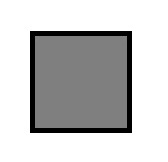
%> input picture input/vuong3.jpg, 168 x 162 px
$ octave Ex09_detect_pattern.m   (GNU Octave 9; MATLAB toolbox functions it lacks are replaced by stand-ins)
%> lines starting %> are read from the running program, lines starting %| are printed output that depends on the picture; in (x1, y1, x2, y2) boxes, pixels count from 0 and x2, y2 are one past the last pixel; in counts of white or black regions, pixels touching at a corner belong together; the program's own positions count from 1
close all;
% doc hinh vuong vao de nhan dang
square1 = imread('vuong3.jpg');
%> square1 is the input picture: size 162x168x3 uint8; min 0, max 255, mean 197
square = rgb2gray(square1);
figure(1);
subplot(121);
imshow(square1);
title('Image of a square');
%% doc hinh goc vao de tim kiem va nhan dang
Imagesoure1 = imread('Imgsource.jpg');
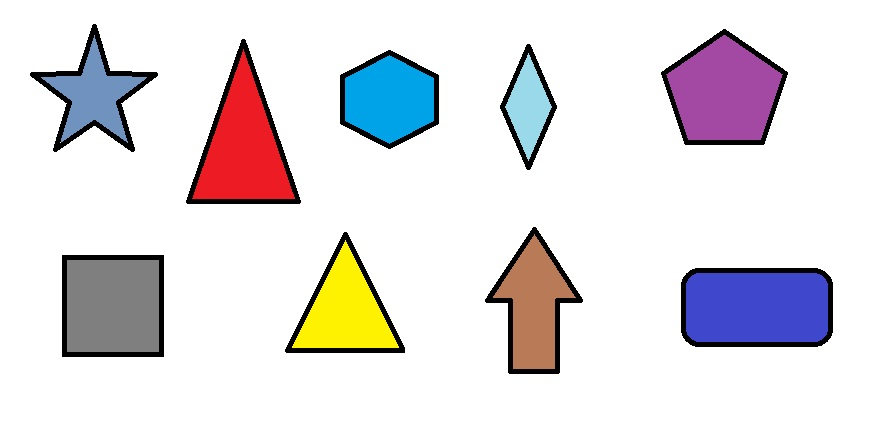
%> input picture input/Imgsource.jpg, 869 x 425 px
%> Imagesoure1 is the input picture: size 425x869x3 uint8; mean R, G, B 225.5, 221.5, 224.6
Imagesource = rgb2gray(Imagesoure1);
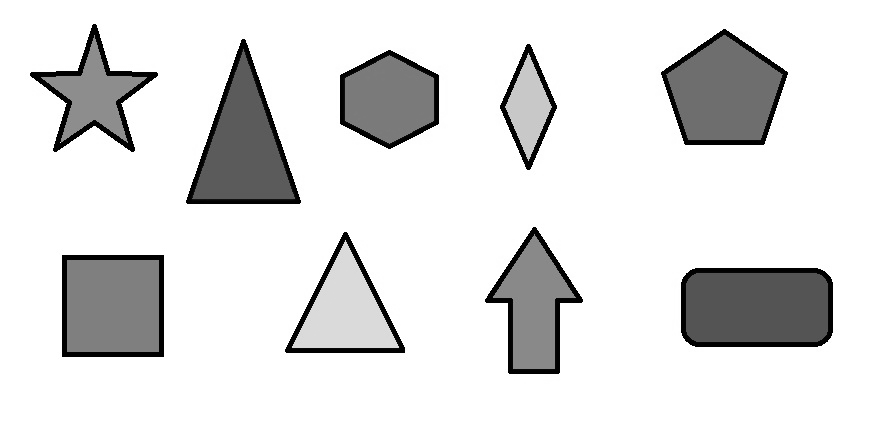
%> Imagesource: size 425x869 uint8; min 0, max 255, mean 223
% xac dinh trong tam cua cac vat the nam trong anh goc
level = graythresh(Imagesoure1); % phep toan chuyen thang xám [0..255] v? thang [0…1]
%> level = 0.596
bw = im2bw(Imagesoure1,level);% chuy?n sang ?nh ?en tr?ng v?i level ?ã tính ? trên
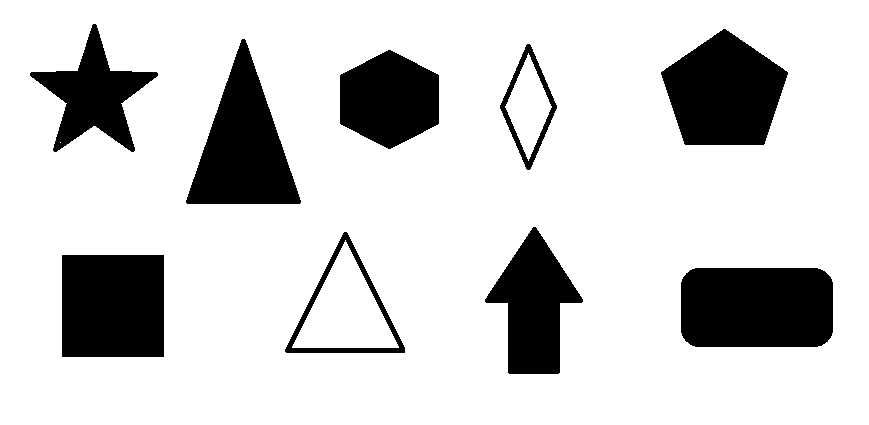
%> bw: size 425x869 logical; 81.9% white; 9 black regions, largest, box (x1, y1, x2, y2) and area: (681, 268, 833, 347) 11711, (62, 255, 164, 357) 10404, (661, 29, 788, 145) 10311
I2 = 1 - bw;
I2 = bwareaopen(I2, 200); % remove t?t c? các vùng mà s? pixels < 200
I3 = imfill(I2, 'holes');
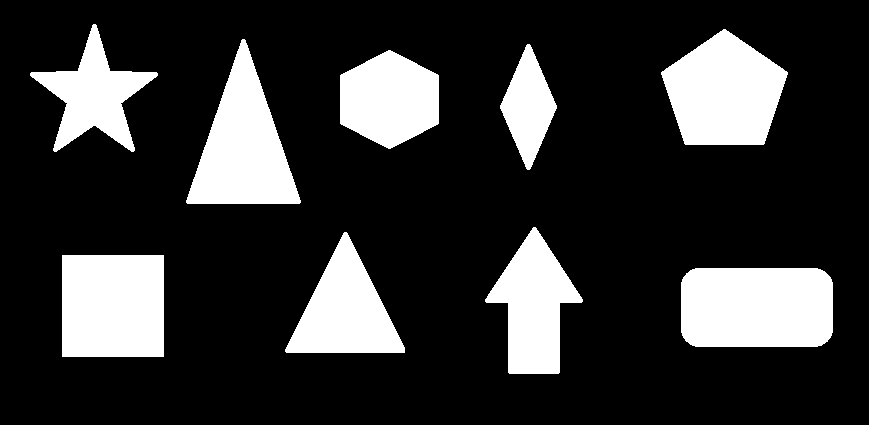
%> I3: size 425x869 logical; 20.4% white; 9 white regions, largest, box (x1, y1, x2, y2) and area: (681, 268, 833, 347) 11711, (62, 255, 164, 357) 10404, (661, 29, 788, 145) 10311
s  = regionprops(I3, 'centroid');
%> s = 9 regions; first 5, Centroid: [94.5 95.8], [113.5 306.5], [244 147.9], [346 312.2], [390 100]
     centroids = cat(1, s.Centroid);
%> centroids = [94.53 95.81; 113.5 306.5; 244 147.9; 346 312.2; 390 100; 534.6 307.1; 529 107.5; 725 93.34; 757.5 308]
     subplot(122);
     imshow(Imagesoure1);
title('Image of a source');
%% tim diem dac tinh trong khung hinh vuong va anh goc
%> (the run ends here)
